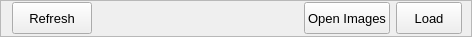
                 <widget class="QFrame" name="frame_7">
                  <property name="minimumSize">
                   <size>
                    <width>0</width>
                    <height>37</height>
                   </size>
                  </property>
                  <property name="maximumSize">
                   <size>
                    <width>16777203</width>
                    <height>37</height>
                   </size>
                  </property>
                  <property name="frameShape">
                   <enum>QFrame::StyledPanel</enum>
                  </property>
                  <property name="frameShadow">
                   <enum>QFrame::Raised</enum>
                  </property>
                  <layout class="QHBoxLayout" name="horizontalLayout_4">
                   <property name="topMargin">
                    <number>0</number>
                   </property>
                   <property name="rightMargin">
                    <number>9</number>
                   </property>
                   <property name="bottomMargin">
                    <number>0</number>
                   </property>
                   <item>
                    <widget class="QPushButton" name="btn_refresh">
                     <property name="maximumSize">
                      <size>
                       <width>90</width>
                       <height>32</height>
                      </size>
                     </property>
                     <property name="font">
                      <font>
                       <family>Segoe UI</family>
                       <pointsize>10</pointsize>
                       <weight>50</weight>
                       <italic>false</italic>
                       <bold>false</bold>
                      </font>
                     </property>
                     <property name="cursor">
                      <cursorShape>PointingHandCursor</cursorShape>
                     </property>
                     <property name="styleSheet">
                      <string notr="true">color: black;</string>
                     </property>
                     <property name="text">
                      <string>Refresh</string>
                     </property>
                    </widget>
                   </item>
                   <item>
                    <spacer name="horizontalSpacer_2">
                     <property name="orientation">
                      <enum>Qt::Horizontal</enum>
                     </property>
                     <property name="sizeType">
                      <enum>QSizePolicy::Fixed</enum>
                     </property>
                     <property name="sizeHint" stdset="0">
                      <size>
                       <width>206</width>
                       <height>20</height>
                      </size>
                     </property>
                    </spacer>
                   </item>
                   <item>
                    <widget class="QPushButton" name="open_folder_image">
                     <property name="maximumSize">
                      <size>
                       <width>97</width>
                       <height>32</height>
                      </size>
                     </property>
                     <property name="font">
                      <font>
                       <family>Segoe UI</family>
                       <pointsize>10</pointsize>
                       <weight>50</weight>
                       <italic>false</italic>
                       <bold>false</bold>
                      </font>
                     </property>
                     <property name="cursor">
                      <cursorShape>PointingHandCursor</cursorShape>
                     </property>
                     <property name="styleSheet">
                      <string notr="true">color: black;</string>
                     </property>
                     <property name="text">
                      <string>Open Images</string>
                     </property>
                    </widget>
                   </item>
                   <item>
                    <widget class="QPushButton" name="load_btn">
                     <property name="maximumSize">
                      <size>
                       <width>66</width>
                       <height>32</height>
                      </size>
                     </property>
                     <property name="font">
                      <font>
                       <family>Segoe UI</family>
                       <pointsize>10</pointsize>
                       <weight>50</weight>
                       <italic>false</italic>
                       <bold>false</bold>
                      </font>
                     </property>
                     <property name="cursor">
                      <cursorShape>PointingHandCursor</cursorShape>
                     </property>
                     <property name="styleSheet">
                      <string notr="true">color: black;</string>
                     </property>
                     <property name="text">
                      <string>Load</string>
                     </property>
                    </widget>
                   </item>
                  </layout>
                 </widget>
